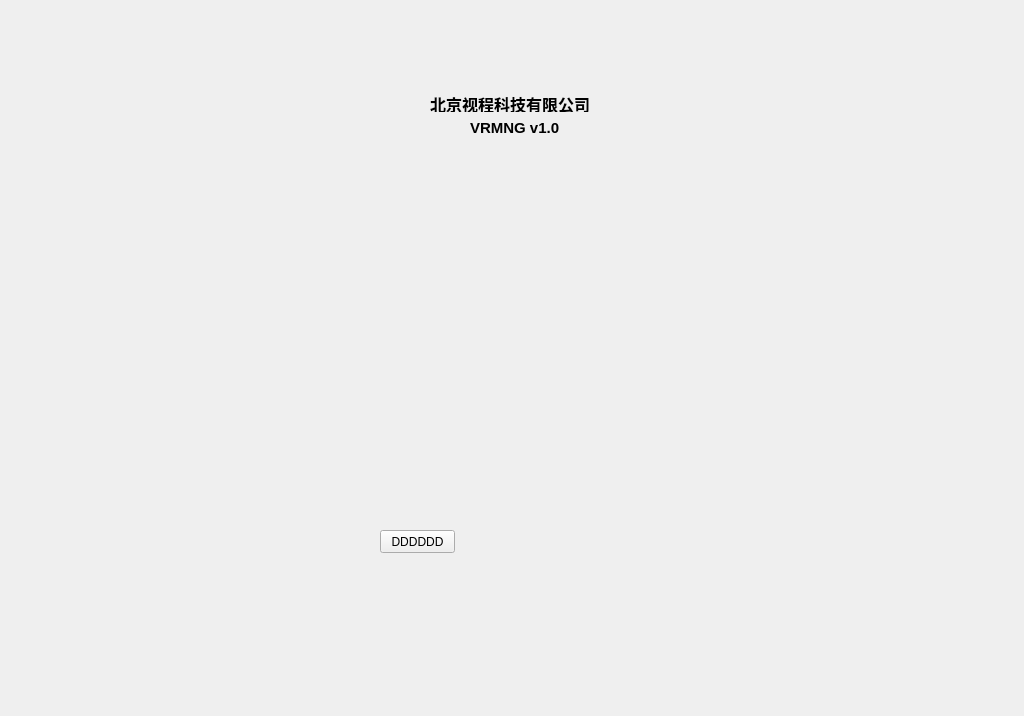
<?xml version="1.0" encoding="UTF-8"?>
<ui version="4.0">
 <class>AwosMainFram</class>
 <widget class="QWidget" name="AwosMainFram">
  <property name="geometry">
   <rect>
    <x>0</x>
    <y>0</y>
    <width>1024</width>
    <height>716</height>
   </rect>
  </property>
  <property name="windowTitle">
   <string>AwosMainFram</string>
  </property>
  <widget class="HidePushbutton" name="widget_updateSub" native="true">
   <property name="geometry">
    <rect>
     <x>901</x>
     <y>652</y>
     <width>120</width>
     <height>61</height>
    </rect>
   </property>
  </widget>
  <widget class="HidePushbutton" name="widget_updateConfig" native="true">
   <property name="geometry">
    <rect>
     <x>3</x>
     <y>652</y>
     <width>120</width>
     <height>61</height>
    </rect>
   </property>
  </widget>
  <widget class="StateLabel" name="widget_temp_state" native="true">
   <property name="geometry">
    <rect>
     <x>240</x>
     <y>660</y>
     <width>111</width>
     <height>26</height>
    </rect>
   </property>
  </widget>
  <widget class="StateLabel" name="widget_Hum_state" native="true">
   <property name="geometry">
    <rect>
     <x>360</x>
     <y>660</y>
     <width>111</width>
     <height>26</height>
    </rect>
   </property>
  </widget>
  <widget class="StateLabel" name="widget_wind_state" native="true">
   <property name="geometry">
    <rect>
     <x>550</x>
     <y>660</y>
     <width>111</width>
     <height>26</height>
    </rect>
   </property>
  </widget>
  <widget class="StateLabel" name="widget_RVR_state" native="true">
   <property name="geometry">
    <rect>
     <x>680</x>
     <y>660</y>
     <width>111</width>
     <height>26</height>
    </rect>
   </property>
  </widget>
  <widget class="TEXTLabel" name="widget_State" native="true">
   <property name="geometry">
    <rect>
     <x>476</x>
     <y>660</y>
     <width>70</width>
     <height>26</height>
    </rect>
   </property>
  </widget>
  <widget class="TEXTLabel" name="widget_temperature" native="true">
   <property name="geometry">
    <rect>
     <x>372</x>
     <y>600</y>
     <width>101</width>
     <height>22</height>
    </rect>
   </property>
  </widget>
  <widget class="TEXTLabel" name="widget_Humidity" native="true">
   <property name="geometry">
    <rect>
     <x>550</x>
     <y>600</y>
     <width>101</width>
     <height>22</height>
    </rect>
   </property>
  </widget>
  <widget class="QLabel" name="label">
   <property name="geometry">
    <rect>
     <x>430</x>
     <y>96</y>
     <width>170</width>
     <height>16</height>
    </rect>
   </property>
   <property name="font">
    <font>
     <pointsize>12</pointsize>
     <weight>75</weight>
     <bold>true</bold>
    </font>
   </property>
   <property name="text">
    <string>北京视程科技有限公司</string>
   </property>
  </widget>
  <widget class="QLabel" name="label_2">
   <property name="geometry">
    <rect>
     <x>470</x>
     <y>120</y>
     <width>90</width>
     <height>15</height>
    </rect>
   </property>
   <property name="font">
    <font>
     <pointsize>11</pointsize>
     <weight>75</weight>
     <bold>true</bold>
    </font>
   </property>
   <property name="text">
    <string>VRMNG v1.0</string>
   </property>
  </widget>
  <widget class="TEXTLabel" name="widget_HumValue" native="true">
   <property name="geometry">
    <rect>
     <x>560</x>
     <y>570</y>
     <width>91</width>
     <height>31</height>
    </rect>
   </property>
  </widget>
  <widget class="TEXTLabel" name="widget_TempValue" native="true">
   <property name="geometry">
    <rect>
     <x>370</x>
     <y>570</y>
     <width>91</width>
     <height>31</height>
    </rect>
   </property>
  </widget>
  <widget class="TEXTLabel" name="widget_dewPoint" native="true">
   <property name="geometry">
    <rect>
     <x>470</x>
     <y>600</y>
     <width>91</width>
     <height>22</height>
    </rect>
   </property>
  </widget>
  <widget class="TEXTLabel" name="widget_dewPointValue" native="true">
   <property name="geometry">
    <rect>
     <x>470</x>
     <y>570</y>
     <width>91</width>
     <height>31</height>
    </rect>
   </property>
  </widget>
  <widget class="QPushButton" name="pushButton">
   <property name="geometry">
    <rect>
     <x>380</x>
     <y>530</y>
     <width>75</width>
     <height>23</height>
    </rect>
   </property>
   <property name="text">
    <string>DDDDDD</string>
   </property>
  </widget>
 </widget>
 <layoutdefault spacing="6" margin="11"/>
 <customwidgets>
  <customwidget>
   <class>HidePushbutton</class>
   <extends>QWidget</extends>
   <header>UIOtherCom/hidepushbutton.h</header>
   <container>1</container>
  </customwidget>
  <customwidget>
   <class>StateLabel</class>
   <extends>QWidget</extends>
   <header>UiStateLabel/statelabel.h</header>
   <container>1</container>
  </customwidget>
  <customwidget>
   <class>TEXTLabel</class>
   <extends>QWidget</extends>
   <header location="global">UITestLabel/textlabel.h</header>
   <container>1</container>
  </customwidget>
 </customwidgets>
 <resources/>
 <connections/>
</ui>
